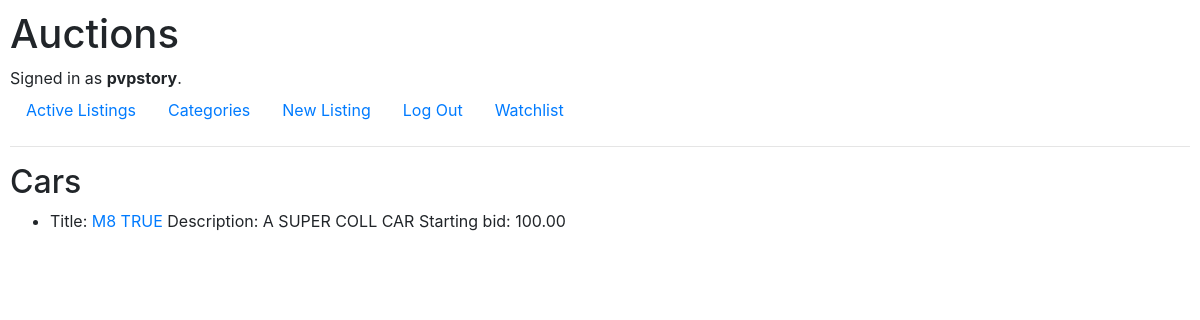
The app's page /categories/Cars (signed in) with its own data.
### auctions/models.py (models this page shows, shortened)
class User(AbstractUser):
    pass

class listings(models.Model):
    title = models.CharField(max_length=64)
    description = models.TextField(max_length=500)
    starting_bit = models.DecimalField(max_digits=10, decimal_places=2)
    image_URL = models.URLField(blank=True)
    creator = models.ForeignKey(User, on_delete=models.CASCADE)
    category = models.TextField(max_length=100, default="Others")
    closed = models.BooleanField(default=False)
    current_price = models.DecimalField(max_digits=10, decimal_places=2)

### auctions/views.py (the view)
# urls.py: path("categories/<str:category>", views.category, name="category")
def category(request, category):
    return render(request,"auctions/category.html",{
        "listings": listings.objects.filter(category=category),
        "category": category
    })

### auctions/templates/auctions/category.html
{% extends "auctions/layout.html" %}
{% block body %}
    <h2>{{ category }}</h2>
    <ul>
    {% for item in listings  %}
    <li>Title: <a href="/listing/{{ item.id }}">{{ item.title }}
    </a> Description: {{ item.description }}
        Starting bid: {{ item.starting_bit }}</li>
    {% endfor %}
    </ul>
{% endblock %}

### auctions/templates/auctions/layout.html (shortened to what this page needs)
{% load static %}
<!DOCTYPE html>
<html lang="en">
    <head>
        <link rel="stylesheet" href="https://stackpath.bootstrapcdn.com/bootstrap/4.4.1/css/bootstrap.min.css">
        <link href="{% static 'auctions/styles.css' %}" rel="stylesheet">
    </head>
    <body>
        <h1>Auctions</h1>
        <div>
            {% if user.is_authenticated %}
                Signed in as <strong>{{ user.username }}</strong>.
            {% else %}
                Not signed in.
            {% endif %}
        </div>
        <ul class="nav">
            <li class="nav-item">
                <a class="nav-link" href="{% url 'index' %}">Active Listings</a>
            </li>
        <li>
            <a class="nav-link" href="{% url 'categories' %}">Categories</a>
        </li>
            {% if user.is_authenticated %}
                <li>
                    <a class="nav-link" href="{% url 'new_listing' %}">New Listing</a>
                </li>
                <li class="nav-item">
                    <a class="nav-link" href="{% url 'logout' %}">Log Out</a>
                </li>
                <li class="nav-item">
                    <a class="nav-link" href="{% url 'watchlist' %}">Watchlist</a>
                </li>
            {% endif %}
        </ul>
        <hr>
        {% block body %}
        {% endblock %}
    </body>
</html>

### auctions/static/auctions/styles.css (style rules this page uses)
body { padding: 10px; }

### records on screen
User: username "pvpstory"
listings: category "Cars", title "M8 TRUE", description "A SUPER COLL CAR", starting_bit "100.00"
